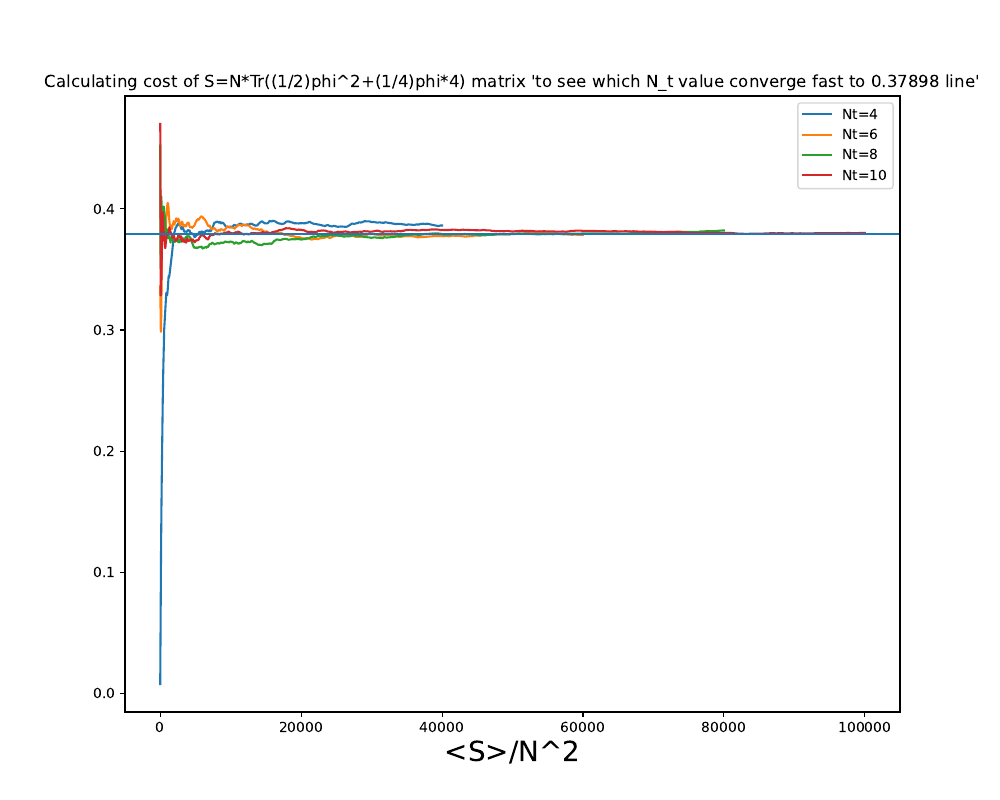

Write the Python code that produced this figure.
import numpy as np
import matplotlib.pyplot as plt

a = np.loadtxt('main.dat')

f = plt.figure()
f.set_figwidth(10)
f.set_figheight(8)
plt.plot(a[:,0], a[:,1], label='Nt=4')
plt.plot(a[:,2], a[:,3], label='Nt=6')
plt.plot(a[:,4], a[:,5], label='Nt=8')
plt.plot(a[:,6], a[:,7], label='Nt=10')
plt.legend()
plt.xlabel("'cost' = n*N_t", fontsize=20)
plt.xlabel("<S>/N^2", fontsize=20)
plt.title("Calculating cost of S=N*Tr((1/2)phi^2+(1/4)phi*4) matrix 'to see which N_t value converge fast to 0.37898 line'")
plt.axhline(0.3789)
plt.show()

f = plt.figure()
f.set_figwidth(10)
f.set_figheight(8)
plt.plot(a[:,0], a[:,1], label='Nt=4')
plt.plot(a[:,2], a[:,3], label='Nt=6')
plt.plot(a[:,4], a[:,5], label='Nt=8')
plt.plot(a[:,6], a[:,7], label='Nt=10')
plt.legend()
plt.xlabel("'cost' = n*N_t", fontsize=20)
plt.xlabel("<S>/N^2", fontsize=20)
plt.title("Calculating cost of S=N*Tr((1/2)phi^2+(1/4)phi*4) matrix 'to see which N_t value converge fast to 0.37898 line'")
plt.axhline(0.3789)
plt.savefig("plot.pdf")
